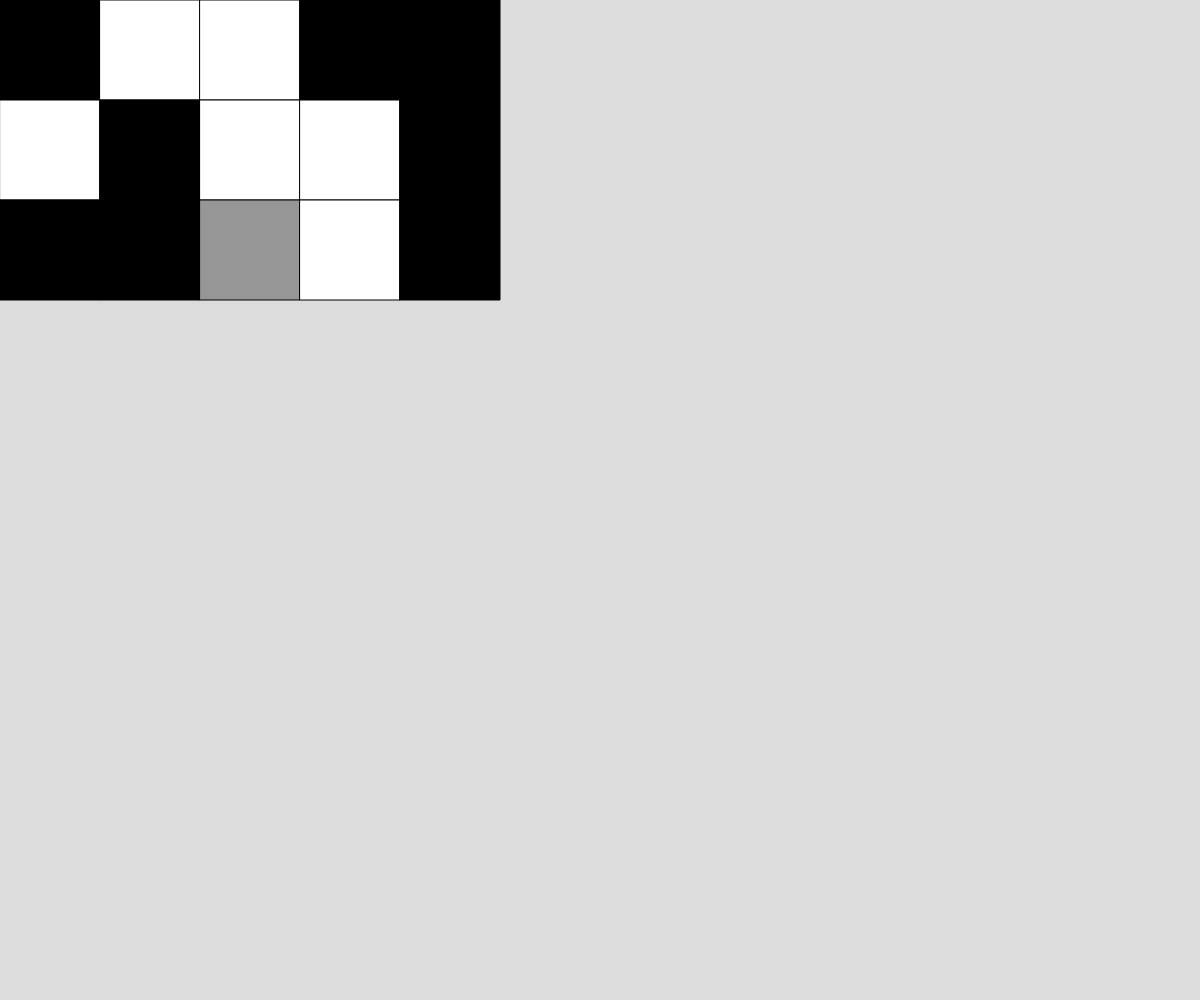
Frame 1 (no input)
Frame 60 (no input): identical to frame 1, image omitted
Frame 120 (the mouse pressed at the canvas centre since frame 60): identical to frame 1, image omitted

The p5.js sketch that drew this single still picture (run headless with seeded random() and noise() and a simulated clock; from frame 60 on, the mouse is pressed at the canvas centre):

// p5.js sketch
// ── sketch.js
// Project Title
// Your Name
// Date
//
// Extra for Experts:
// - describe what you did to take this project "above and beyond"
let grid = [[0,   255, 255,  0,    0],
            [255, 0,   255,  255,  0],
            [0,   0,   150,  255,  0]];

const NUM_ROWS = 3;
const NUM_COLS = 5;

let rectWidth, rectHeight;

function renderGrid(){
  for(let x = 0; x < NUM_COLS; x++){
    for(let y = 0; y < NUM_ROWS; y++){
      fill(grid[y][x]);
      rect(x*rectWidth, y*rectHeight, rectWidth, rectHeight);
    }
  }
}

function mouseClicked(){
  if (grid[getArrayY()][getArrayX()] === 255){
    grid[getArrayY()][getArrayX()] = 0;
  }
  else {
    grid[getArrayY()][getArrayX()] = 255;
  }
}

function getArrayX(){
  return int(mouseX/rectWidth);
}

function getArrayY(){
  return int(mouseY/rectWidth);
}

function setup() {
  createCanvas(windowWidth, windowHeight);
  rectWidth = 500/NUM_COLS;
  rectHeight = 300/NUM_ROWS;
}

function draw() {
  background(220);
  renderGrid();
  print(mouseX,rectWidth,int(mouseX/rectWidth));
}
